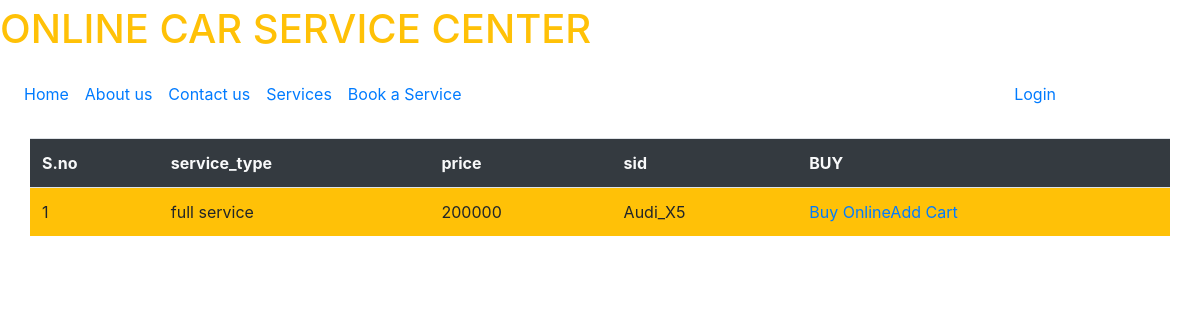
Screenshot of /ca/1/ with the database file from the repository.
### service/models.py (models this page shows, shortened)
class Services(models.Model):
	service_type=models.CharField(max_length=30)
	price=models.IntegerField()
	sid=models.ForeignKey(CarCategory,on_delete=models.CASCADE)
	is_status=models.IntegerField(default=1)

class CarCategory(models.Model):
	cname=models.CharField(max_length=20)
	def __str__(self):
		return self.cname

### service/views.py (the view)
# urls.py: path('ca/<int:id>/',views.categories,name="ca"),
def categories(request,id):
	d=CarCategory.objects.all()
	p=Services.objects.filter(sid_id=id)
	return render(request,'services/carservices.html',{'da':p,'data':d})

### service/templates/services/carservices.html (shortened to what this page needs)
{% extends 'services/base.html' %}
{% block content %}
<div class="container">
	<div class="row mt-3">
			<table class="table table-striped table-hover bg-warning">
				<tr class="bg-dark text-light">
				<th>S.no</th>
				<th>service_type</th>
				<th>price</th>
				<th>sid</th>
				<th>BUY</th>
			</tr>
			{% for i in da %}
			<tr>
				<td>{{forloop.counter}}</td>
				<td>{{i.service_type}}</td>
				<td>{{i.price}}</td>
				<td>{{i.sid}}</td>
				<td><a href="{% url 'booking' %}">Buy Online</a><a href="{% url 'addcart' i.id %}">Add Cart</a></td>
			</tr>
			{% endfor %}
		</table>
	</div>
</div>
{% endblock %}

### rows the page displays
Services: service_type "full service", price "200000", sid "Audi_X5"
